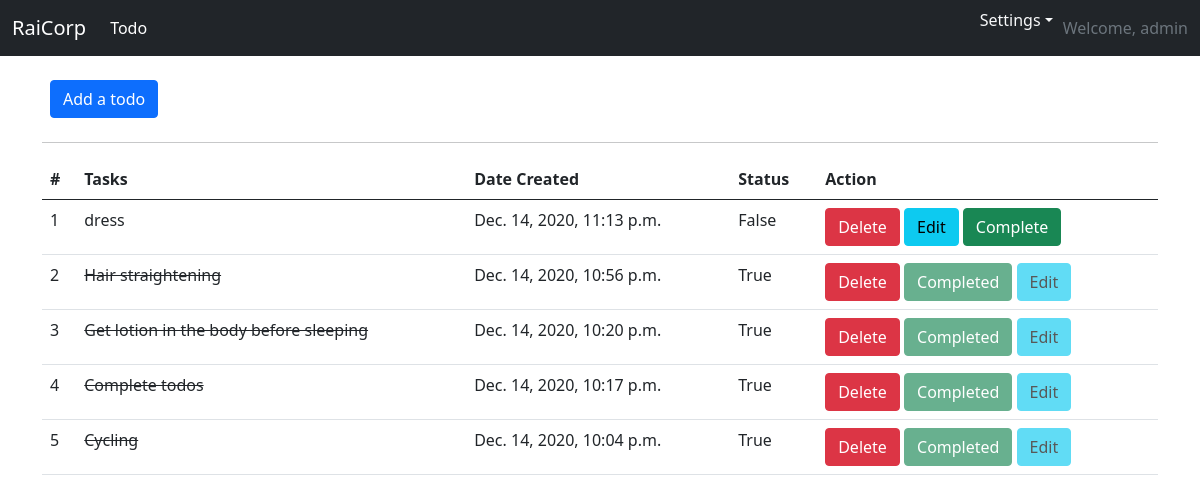
The page /todo/ (signed in) on the database its author committed.
### todo/models.py (models this page shows, shortened)
class Todo(models.Model):
    title = models.TextField()
    created_at = models.DateTimeField(auto_now_add=True)
    completed = models.BooleanField(default=False)

### todo/views.py (the view)
# urls.py: 2. Add a URL to urlpatterns:  path('', Home.as_view(), name='home')
@login_required(login_url='users:login')
def Home(request):
    todos = Todo.objects.all().order_by('-id')
    context = {
        'todos': todos
    }
    return render(request, 'todohome.html', context)

### templates/todohome.html (shortened to what this page needs)
{% extends 'base.html' %}
{% block content %}
<div class="container mt-3">
  <a href="{% url 'todoadd' %}" class="m-2 btn btn-primary">Add a todo</a>
  <hr>
  {% if todos.exists %}
  <table class="table">
    <thead>
      <tr>
        <th scope="col">#</th>
        <th scope="col">Tasks</th>
        <th scope="col">Date Created</th>
        <th scope="col">Status</th>
        <th scope="col">Action</th>
      </tr>
    </thead>
    <tbody>
      {% for todo in todos %}
      <tr>
        <td scope="row">{{forloop.counter}}</td>
        {% if todo.completed == True %}
        <td><strike>{{todo.title}}</strike></td>
        {% else %}
        <td>{{todo.title}}</td>
        {% endif %}
        <td>{{todo.created_at}}</td>
        <td>{{todo.completed}}</td>
        <td>
          <a ahref="#" type="button" class="btn btn-danger" data-bs-toggle="modal"
            data-bs-target="#todoModal">Delete</a>
          {% if  todo.completed == True %}
          <a href="#" class="btn btn-success disabled">Completed</a>
          <a href="#" class="btn btn-info disabled">Edit</a>
          {% else %}
          <a href="{% url 'todoedit' todo.id %}" class="btn btn-info">Edit</a>
          <a href="{% url 'todocomplete' todo.id %}" class="btn btn-success">Complete</a>
          {% endif %}
        </td>
      </tr>
      {% endfor %}
    </tbody>
  </table>
  {% else %}
      <h3 class="mt-4 text-center">No todos found!</h3>
      <h5 class="text-center">:) </h5>
  {% endif %}
</div>
{% endblock content %}

### templates/navbar.html (shortened to what this page needs)
<nav class="navbar navbar-expand-lg navbar-dark bg-dark">
  <div class="container-fluid">
    <a class="navbar-brand" href="{% url 'index' %}">RaiCorp</a>
    <div class="collapse navbar-collapse" id="navbarSupportedContent">
      <ul class="navbar-nav me-auto mb-2 mb-lg-0">
        {% if request.user.is_authenticated %}
        <li class="nav-item">
          <a class="nav-link active" aria-current="page" href="{% url 'todohome' %}">Todo</a>
        </li>
        {% endif %}
      </ul>
      <div style="margin-right: 10px;">
        <div class="dropdown">
          <p class="text-light dropdown-toggle" href="#" id="navbarDropdown" role="button" data-bs-toggle="dropdown" aria-expanded="false">Settings</p>
        </div>
      </div>
      {% if request.user.is_authenticated %}
      <div class="text-secondary">Welcome, {{request.user}}</div>
      {% endif %}
    </div>
  </div>
</nav>

### rows shown on the page
Todo: title "dress", created_at "Dec. 14, 2020, 11:13 p.m.", completed "False", shows "Edit"
Todo: title "Hair straightening", created_at "Dec. 14, 2020, 10:56 p.m.", completed "True", shows "Completed"
Todo: title "Get lotion in the body before sleeping", created_at "Dec. 14, 2020, 10:20 p.m.", completed "True", shows "Completed"
Todo: title "Complete todos", created_at "Dec. 14, 2020, 10:17 p.m.", completed "True", shows "Completed"
Todo: title "Cycling", created_at "Dec. 14, 2020, 10:04 p.m.", completed "True", shows "Completed"

### other values the page prints
{{ request.user }} "admin"
